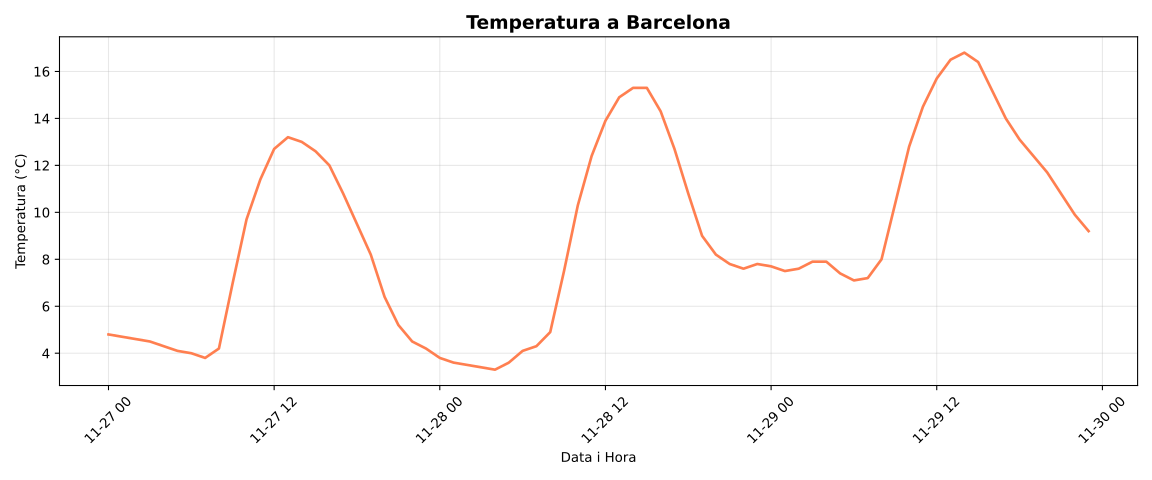

Recreate this plot in Python.
import pandas as pd
import matplotlib.pyplot as plt

# Descarregar dades de l'API de dades obertes de la UE sobre temperatures
url = "https://api.open-meteo.com/v1/forecast?latitude=41.39&longitude=2.16&hourly=temperature_2m&forecast_days=3"

# Llegir les dades directament amb pandas
df = pd.read_json(url)

# Extreure les temperatures i hores
temps = pd.DataFrame(
    {
        "Hora": pd.to_datetime(df["hourly"]["time"]),
        "Temperatura": df["hourly"]["temperature_2m"],
    }
)

# Calcular estadístiques bàsiques
print("Temperatures a Barcelona (pròxims 3 dies)")
print(f"Temperatura mitjana: {temps['Temperatura'].mean():.1f}°C")
print(f"Temperatura màxima: {temps['Temperatura'].max():.1f}°C")
print(f"Temperatura mínima: {temps['Temperatura'].min():.1f}°C")

# Crear un gràfic
plt.figure(figsize=(12, 5))
plt.plot(temps["Hora"], temps["Temperatura"], linewidth=2, color="coral")
plt.title("Temperatura a Barcelona", fontsize=14, fontweight="bold")
plt.xlabel("Data i Hora")
plt.ylabel("Temperatura (°C)")
plt.grid(True, alpha=0.3)
plt.xticks(rotation=45)
plt.tight_layout()
plt.savefig("p1.svg")
